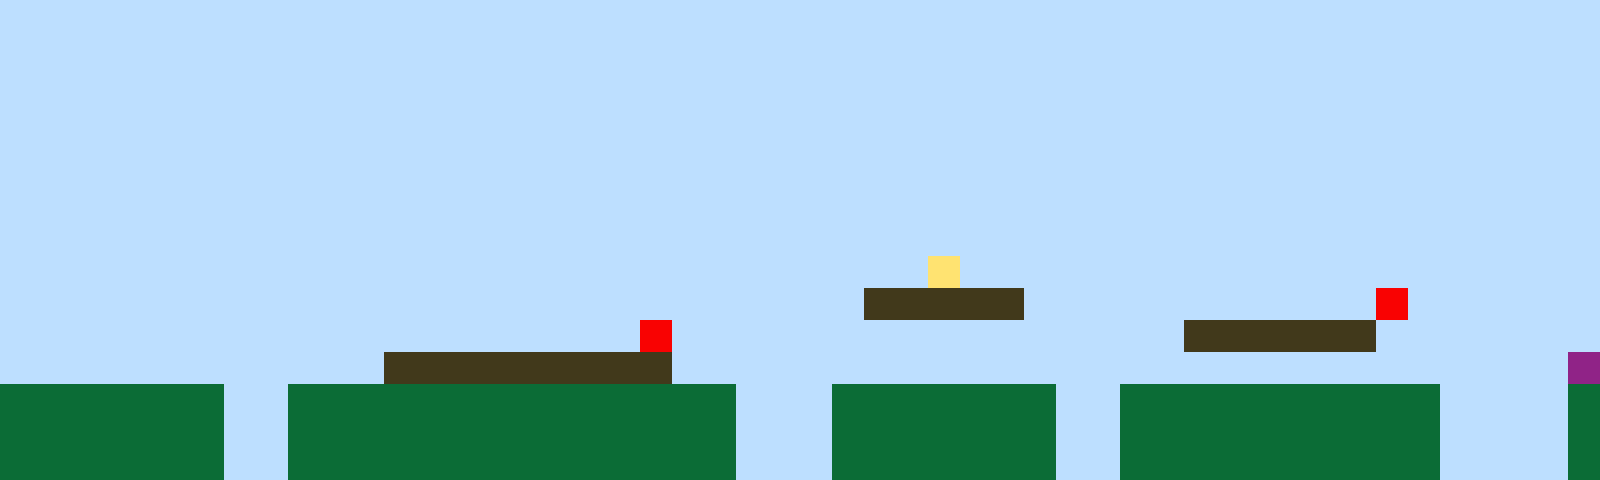

The image is a tile-based game level rendered from a .tmx file. Its description and complete source (layers, tilesets, objects, tile grids) follow:
An orthogonal 50x15 tile map with 32x32 px tiles, 1 tile layer (Tile Layer 1).

<map version="1.10" tiledversion="1.11.2" orientation="orthogonal" renderorder="right-up" width="50" height="15" tilewidth="32" tileheight="32" infinite="0" nextlayerid="2" nextobjectid="1"><editorsettings><export target="map1.csv" format="csv" /></editorsettings><tileset firstgid="1" name="sprites" tilewidth="32" tileheight="32" tilecount="6" columns="3"><image source="sprites.png" width="96" height="64" /></tileset><layer id="1" name="Tile Layer 1" width="50" height="15"><data encoding="csv">1,1,1,1,1,1,1,1,1,1,1,1,1,1,1,1,1,1,1,1,1,1,1,1,1,1,1,1,1,1,1,1,1,1,1,1,1,1,1,1,1,1,1,1,1,1,1,1,1,1,1,1,1,1,1,1,1,1,1,1,1,1,1,1,1,1,1,1,1,1,1,1,1,1,1,1,1,1,1,1,1,1,1,1,1,1,1,1,1,1,1,1,1,1,1,1,1,1,1,1,1,1,1,1,1,1,1,1,1,1,1,1,1,1,1,1,1,1,1,1,1,1,1,1,1,1,1,1,1,1,1,1,1,1,1,1,1,1,1,1,1,1,1,1,1,1,1,1,1,1,1,1,1,1,1,1,1,1,1,1,1,1,1,1,1,1,1,1,1,1,1,1,1,1,1,1,1,1,1,1,1,1,1,1,1,1,1,1,1,1,1,1,1,1,1,1,1,1,1,1,1,1,1,1,1,1,1,1,1,1,1,1,1,1,1,1,1,1,1,1,1,1,1,1,1,1,1,1,1,1,1,1,1,1,1,1,1,1,1,1,1,1,1,1,1,1,1,1,1,1,1,1,1,1,1,1,1,1,1,1,1,1,1,1,1,1,1,1,1,1,1,1,1,1,1,1,1,1,1,1,1,1,1,1,1,1,1,1,1,1,1,1,1,1,1,1,1,1,1,1,1,1,1,1,1,1,1,1,1,1,1,1,1,1,1,1,1,1,1,1,1,1,1,1,1,1,1,1,1,1,1,1,1,1,1,1,1,1,1,1,1,1,1,1,1,1,1,1,1,1,1,1,1,1,1,1,1,1,1,1,1,1,1,1,1,1,1,1,1,1,1,1,1,1,1,1,1,1,1,1,1,1,1,1,1,1,1,1,1,1,1,1,1,1,1,1,1,1,1,1,1,1,1,1,1,1,1,1,1,1,1,1,1,1,1,1,1,1,1,1,1,1,1,1,1,1,1,1,1,4,1,1,1,1,1,1,1,1,1,1,1,1,1,1,1,1,1,1,1,1,1,1,1,1,1,1,1,1,1,1,1,1,1,1,1,1,1,1,1,1,1,1,1,1,1,1,1,3,3,3,3,3,1,1,1,1,1,1,1,1,1,1,1,5,1,1,1,1,1,1,1,1,1,1,1,1,1,1,1,1,1,1,1,1,1,1,1,1,1,1,5,1,1,1,1,1,1,1,1,1,1,1,1,1,1,1,1,3,3,3,3,3,3,1,1,1,1,1,1,1,1,1,1,1,1,1,1,1,1,1,1,1,3,3,3,3,3,3,3,3,3,1,1,1,1,1,1,1,1,1,1,1,1,1,1,1,1,1,1,1,1,1,1,1,1,1,1,1,1,6,2,2,2,2,2,2,2,1,1,2,2,2,2,2,2,2,2,2,2,2,2,2,2,1,1,1,2,2,2,2,2,2,2,1,1,2,2,2,2,2,2,2,2,2,2,1,1,1,1,2,2,2,2,2,2,2,2,1,1,2,2,2,2,2,2,2,2,2,2,2,2,2,2,1,1,1,2,2,2,2,2,2,2,1,1,2,2,2,2,2,2,2,2,2,2,1,1,1,1,2,2,2,2,2,2,2,2,1,1,2,2,2,2,2,2,2,2,2,2,2,2,2,2,1,1,1,2,2,2,2,2,2,2,1,1,2,2,2,2,2,2,2,2,2,2,1,1,1,1,2</data></layer></map>
